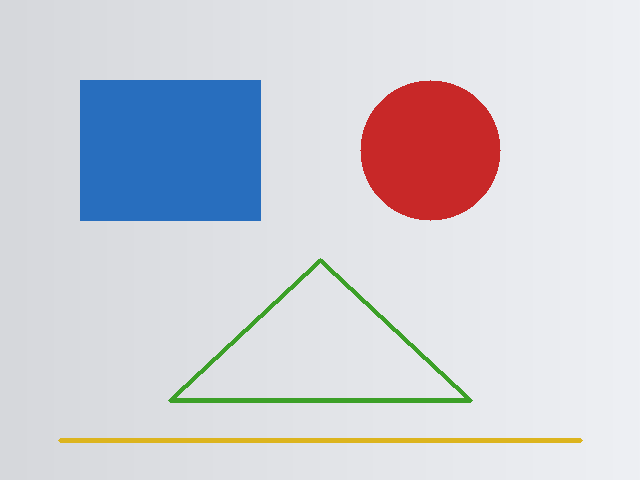
#> input picture lessons/python/素材/synth_shapes.png, 640 x 480 px, found by its file name
$ python 5-14.py
#> lines starting #> are read from the running program, lines starting #| are printed output that depends on the picture
# 练习 5-14：比较 ROI 视图与副本，打印共享内存与连续性。
import time

import cv2
import numpy as np


image = cv2.imread("素材/synth_shapes.png", cv2.IMREAD_GRAYSCALE)
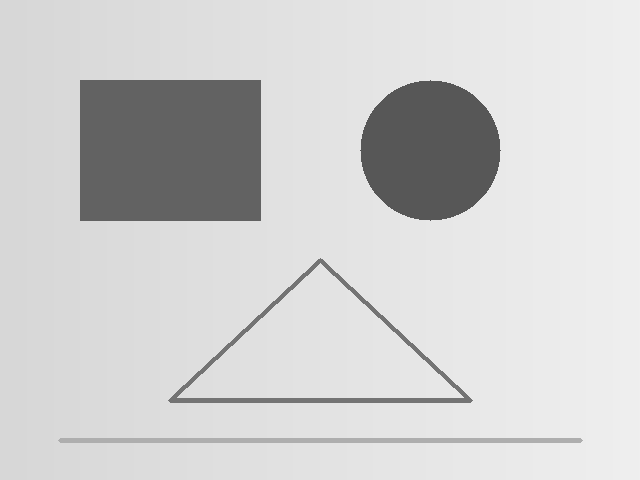
#> image: shape (480, 640); min 87, max 239, mean 207.5
view = image[100:300, 100:300]
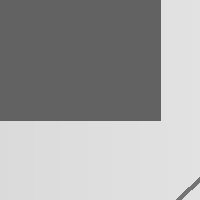
#> view: shape (200, 200); min 98, max 226, mean 161.6
copied = view.copy()

print("view shares:", bool(np.shares_memory(view, image)))
#| view shares: True
print("copy shares:", bool(np.shares_memory(copied, image)))
#| copy shares: False
print("view contiguous:", bool(view.flags["C_CONTIGUOUS"]))
#| view contiguous: False
print("copy contiguous:", bool(copied.flags["C_CONTIGUOUS"]))
#| copy contiguous: True
print("same sum:", int(view.sum()) == int(copied.sum()))
#| same sum: True

times = []
for _ in range(5):
    start = time.perf_counter()
    view.sum()
    copied.sum()
    times.append(time.perf_counter() - start)
#> after the loop, times = [0.000147, 0.000108, 9.34e-05, 9.14e-05, 8.95e-05]
print("timed pairs:", len(times))
#| timed pairs: 5

$ run again, with lessons/python/素材/synth_balls.png copied over lessons/python/素材/synth_shapes.png
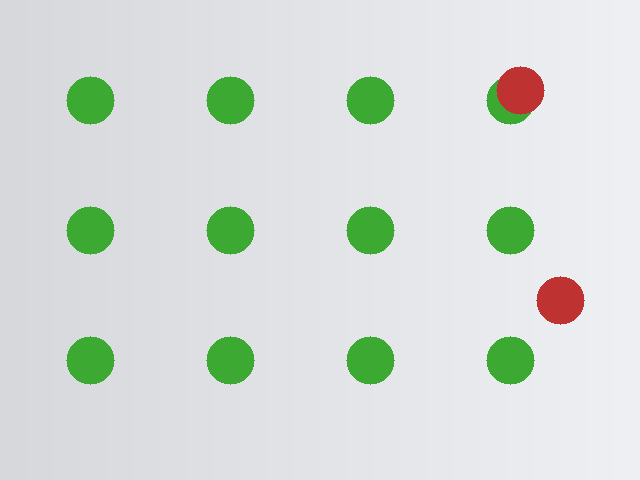
#> input picture lessons/python/素材/synth_balls.png, 640 x 480 px, found by its file name
#> `image = cv2.imread("素材/synth_shapes.png", cv2.IMREAD_GRAYSCALE)`:
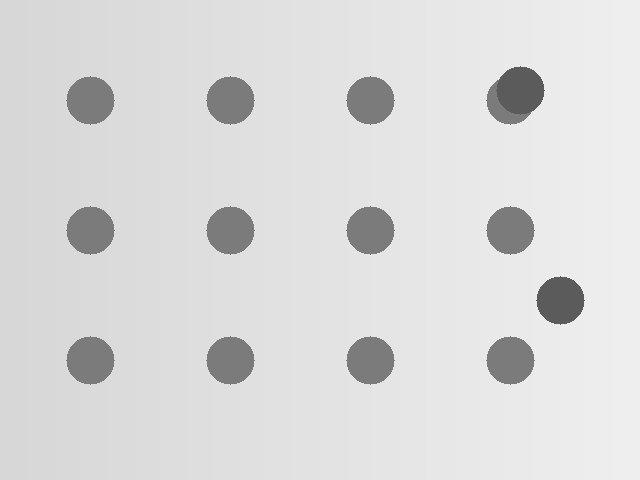
#> image: shape (480, 640); min 91, max 239, mean 218
#> `view = image[100:300, 100:300]`:
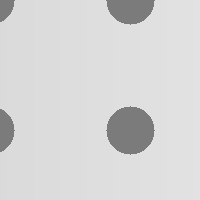
#> view: shape (200, 200); min 123, max 226, mean 213.6
#| view shares: True
#| copy shares: False
#| view contiguous: False
#| copy contiguous: True
#| same sum: True
#> after the loop `for _ in range(5):`: times = [0.000103, 6.89e-05, 6.72e-05, 6.54e-05, 7.75e-05]
#| timed pairs: 5

$ run again, with lessons/python/素材/synth_chess_1.png copied over lessons/python/素材/synth_shapes.png
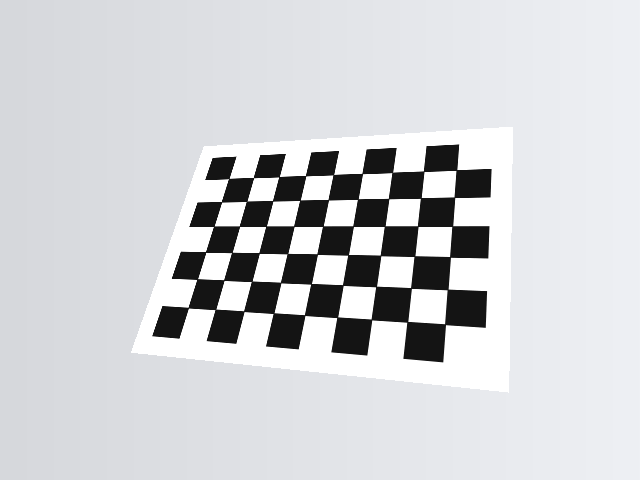
#> input picture lessons/python/素材/synth_chess_1.png, 640 x 480 px, found by its file name
#> `view = image[100:300, 100:300]`:
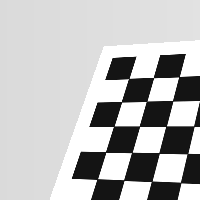
#> view: shape (200, 200); min 20, max 255, mean 188.1
#| view shares: True
#| copy shares: False
#| view contiguous: False
#| copy contiguous: True
#| same sum: True
#> after the loop `for _ in range(5):`: times = [0.00015, 0.000103, 9.96e-05, 9.74e-05, 9.79e-05]
#| timed pairs: 5

$ run again, with lessons/python/素材/synth_chess_2.png copied over lessons/python/素材/synth_shapes.png
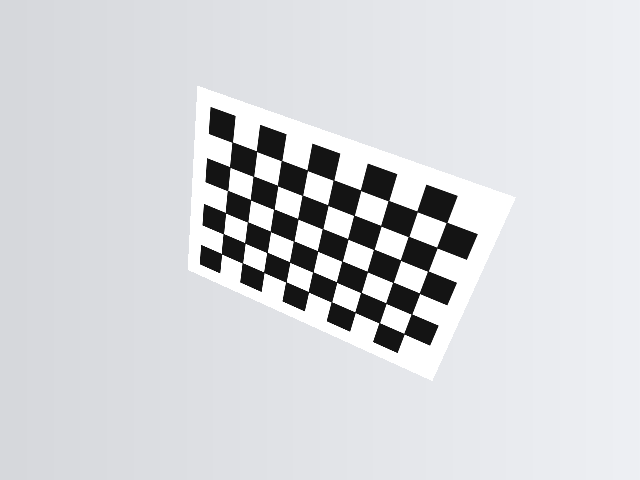
#> input picture lessons/python/素材/synth_chess_2.png, 640 x 480 px, found by its file name
#> `view = image[100:300, 100:300]`:
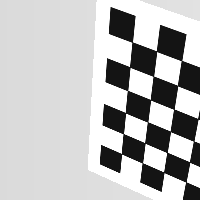
#> view: shape (200, 200); min 20, max 255, mean 189.1
#| view shares: True
#| copy shares: False
#| view contiguous: False
#| copy contiguous: True
#| same sum: True
#> after the loop `for _ in range(5):`: times = [0.000102, 6.84e-05, 6.56e-05, 6.4e-05, 7.46e-05]
#| timed pairs: 5
